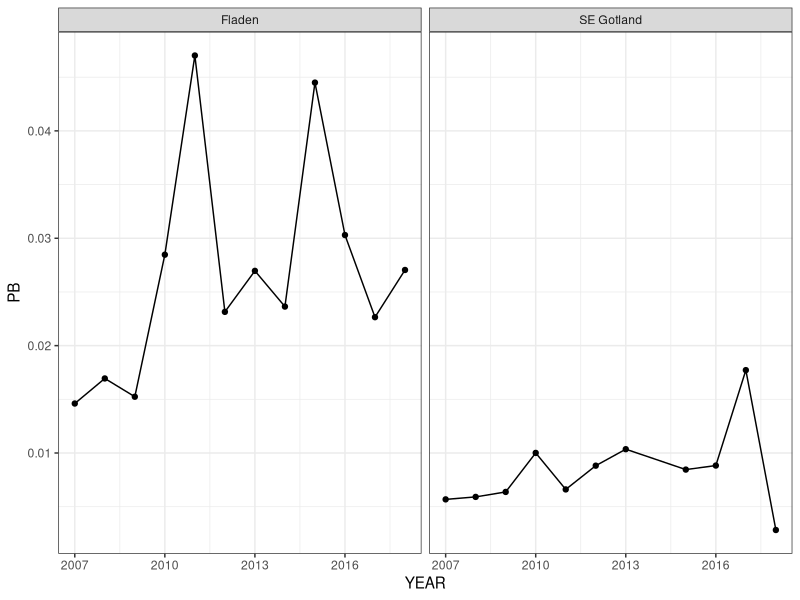
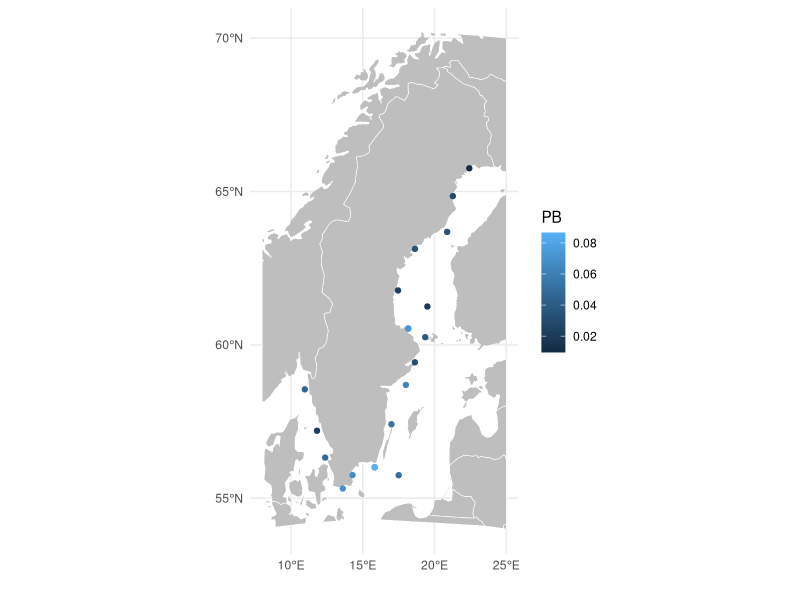
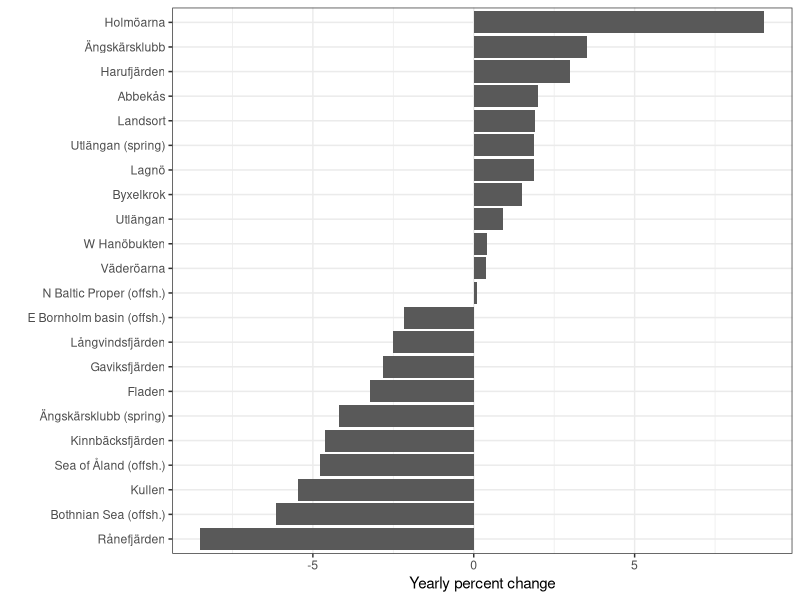

Reproduce these figures in R, in order.
## ---- chunk 1
knitr::opts_chunk$set(echo = TRUE, message = FALSE)
## ---- chunk 2
library(tidyverse)
data <- read_csv("metals.csv", guess_max = 5000) # Innehåller metaller från och med 2007
glimpse(data)
## ---- chunk 3
table(data$SPECIES) %>% knitr::kable()
## ---- chunk 4
geomean <- function(x) exp(mean(log(x), na.rm = TRUE))
fix_loq <- function(x) ifelse(x < 0, abs(x) / sqrt(2), x) # Byter LOQ mot LOG/sqrt(2)

agg_data <- data %>% 
  mutate_at(vars(PB:HG), fix_loq) %>% 
  group_by(LOC, YEAR, SPECIES, LAT, LONG) %>% 
  summarise_at(vars(PB:HG), geomean) %>% 
  ungroup()
head(agg_data)
## ---- chunk 5
agg_data %>% filter(SPECIES == "Cod") %>% 
  ggplot(aes(x = YEAR, y = PB)) + geom_point() + geom_line() + facet_wrap(~LOC) + theme_bw()
## ---- chunk 6
library(rnaturalearth)
library(rnaturalearthdata)
library(sf)
world_map <- ne_countries(scale = "medium", returnclass = "sf") %>% 
  st_crop(c(xmin=8, xmax=25, ymin=54, ymax=70))
ggplot(world_map) + geom_sf(color = "white", fill = "grey") + 
  geom_point(data = filter(agg_data, SPECIES == "Herring", YEAR == 2018), aes(x = LONG, y = LAT, color = PB)) +
  theme_minimal() + xlab("") + ylab("")
## ---- chunk 7
lm_fits <- agg_data %>% 
  filter(SPECIES == "Herring") %>% 
  group_by(LOC) %>% 
  nest() %>% 
  mutate(fit = map(data, ~lm(log(PB) ~ YEAR, data = .x))) %>% 
  ungroup()
head(lm_fits)
## ---- chunk 8
lm_fits %>% mutate(slope = map_dbl(fit, ~coef(.x)["YEAR"]),
                   trend = (exp(slope) - 1)*100,
                   LOC = fct_reorder(LOC, trend)) %>% 
  ggplot(aes(x = LOC, y = trend)) + geom_col() + 
  coord_flip() + theme_bw() + ylab("Yearly percent change") + xlab("")
